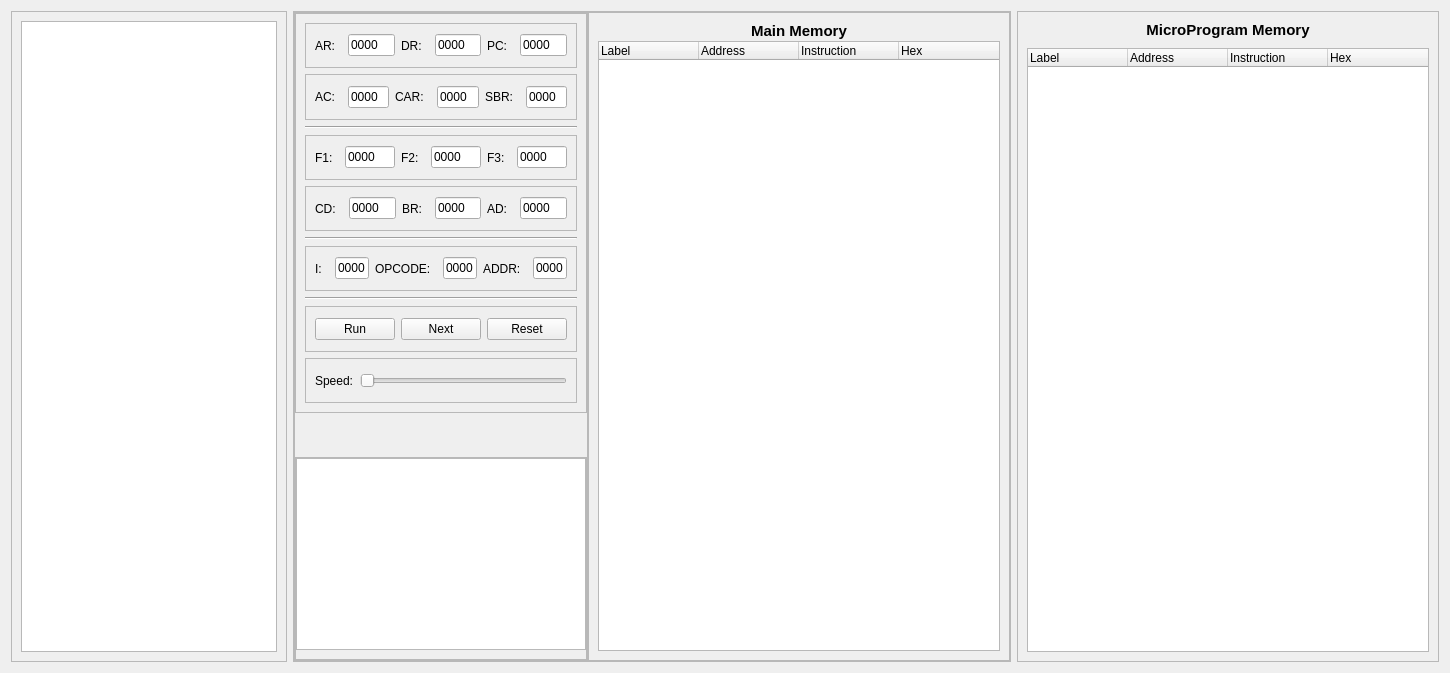
<?xml version="1.0" encoding="UTF-8"?>
<ui version="4.0">
 <class>ProgramTab</class>
 <widget class="QWidget" name="ProgramTab">
  <property name="geometry">
   <rect>
    <x>0</x>
    <y>0</y>
    <width>1245</width>
    <height>673</height>
   </rect>
  </property>
  <property name="windowTitle">
   <string>Form</string>
  </property>
  <layout class="QHBoxLayout" name="horizontalLayout">
   <item>
    <widget class="QFrame" name="frame">
     <property name="frameShape">
      <enum>QFrame::StyledPanel</enum>
     </property>
     <property name="frameShadow">
      <enum>QFrame::Raised</enum>
     </property>
     <layout class="QVBoxLayout" name="verticalLayout_5">
      <item alignment="Qt::AlignLeft">
       <widget class="QTextEdit" name="textEdit">
        <property name="sizePolicy">
         <sizepolicy hsizetype="Fixed" vsizetype="Expanding">
          <horstretch>0</horstretch>
          <verstretch>0</verstretch>
         </sizepolicy>
        </property>
       </widget>
      </item>
     </layout>
    </widget>
   </item>
   <item>
    <widget class="QFrame" name="frame_2">
     <property name="frameShape">
      <enum>QFrame::StyledPanel</enum>
     </property>
     <property name="frameShadow">
      <enum>QFrame::Raised</enum>
     </property>
     <layout class="QHBoxLayout" name="horizontalLayout_2">
      <property name="spacing">
       <number>0</number>
      </property>
      <property name="leftMargin">
       <number>0</number>
      </property>
      <property name="topMargin">
       <number>0</number>
      </property>
      <property name="rightMargin">
       <number>0</number>
      </property>
      <property name="bottomMargin">
       <number>0</number>
      </property>
      <item>
       <widget class="QFrame" name="frame_3">
        <property name="frameShape">
         <enum>QFrame::StyledPanel</enum>
        </property>
        <property name="frameShadow">
         <enum>QFrame::Raised</enum>
        </property>
        <layout class="QVBoxLayout" name="verticalLayout">
         <property name="spacing">
          <number>0</number>
         </property>
         <property name="leftMargin">
          <number>0</number>
         </property>
         <property name="topMargin">
          <number>0</number>
         </property>
         <property name="rightMargin">
          <number>0</number>
         </property>
         <property name="bottomMargin">
          <number>0</number>
         </property>
         <item>
          <widget class="QFrame" name="frame_5">
           <property name="sizePolicy">
            <sizepolicy hsizetype="Preferred" vsizetype="Fixed">
             <horstretch>0</horstretch>
             <verstretch>0</verstretch>
            </sizepolicy>
           </property>
           <property name="minimumSize">
            <size>
             <width>0</width>
             <height>400</height>
            </size>
           </property>
           <property name="frameShape">
            <enum>QFrame::StyledPanel</enum>
           </property>
           <property name="frameShadow">
            <enum>QFrame::Raised</enum>
           </property>
           <layout class="QVBoxLayout" name="verticalLayout_3">
            <item>
             <widget class="QFrame" name="frame_7">
              <property name="frameShape">
               <enum>QFrame::StyledPanel</enum>
              </property>
              <property name="frameShadow">
               <enum>QFrame::Raised</enum>
              </property>
              <layout class="QHBoxLayout" name="horizontalLayout_3">
               <item>
                <widget class="QLabel" name="label">
                 <property name="text">
                  <string>AR:  </string>
                 </property>
                </widget>
               </item>
               <item>
                <widget class="QLineEdit" name="lineEdit">
                 <property name="text">
                  <string>0000</string>
                 </property>
                </widget>
               </item>
               <item>
                <widget class="QLabel" name="label_2">
                 <property name="text">
                  <string>DR:  </string>
                 </property>
                </widget>
               </item>
               <item>
                <widget class="QLineEdit" name="lineEdit_2">
                 <property name="text">
                  <string>0000</string>
                 </property>
                </widget>
               </item>
               <item>
                <widget class="QLabel" name="label_3">
                 <property name="text">
                  <string>PC:  </string>
                 </property>
                </widget>
               </item>
               <item>
                <widget class="QLineEdit" name="lineEdit_3">
                 <property name="text">
                  <string>0000</string>
                 </property>
                </widget>
               </item>
              </layout>
             </widget>
            </item>
            <item>
             <widget class="QFrame" name="frame_9">
              <property name="frameShape">
               <enum>QFrame::StyledPanel</enum>
              </property>
              <property name="frameShadow">
               <enum>QFrame::Raised</enum>
              </property>
              <layout class="QHBoxLayout" name="horizontalLayout_4">
               <item>
                <widget class="QLabel" name="label_4">
                 <property name="text">
                  <string>AC:  </string>
                 </property>
                </widget>
               </item>
               <item>
                <widget class="QLineEdit" name="lineEdit_4">
                 <property name="text">
                  <string>0000</string>
                 </property>
                </widget>
               </item>
               <item>
                <widget class="QLabel" name="label_5">
                 <property name="text">
                  <string>CAR:  </string>
                 </property>
                </widget>
               </item>
               <item>
                <widget class="QLineEdit" name="lineEdit_5">
                 <property name="text">
                  <string>0000</string>
                 </property>
                </widget>
               </item>
               <item>
                <widget class="QLabel" name="label_6">
                 <property name="text">
                  <string>SBR:  </string>
                 </property>
                </widget>
               </item>
               <item>
                <widget class="QLineEdit" name="lineEdit_6">
                 <property name="text">
                  <string>0000</string>
                 </property>
                </widget>
               </item>
              </layout>
             </widget>
            </item>
            <item>
             <widget class="Line" name="line">
              <property name="orientation">
               <enum>Qt::Horizontal</enum>
              </property>
             </widget>
            </item>
            <item>
             <widget class="QFrame" name="frame_10">
              <property name="frameShape">
               <enum>QFrame::StyledPanel</enum>
              </property>
              <property name="frameShadow">
               <enum>QFrame::Raised</enum>
              </property>
              <layout class="QHBoxLayout" name="horizontalLayout_5">
               <item>
                <widget class="QLabel" name="label_7">
                 <property name="text">
                  <string>F1:  </string>
                 </property>
                </widget>
               </item>
               <item>
                <widget class="QLineEdit" name="lineEdit_7">
                 <property name="text">
                  <string>0000</string>
                 </property>
                </widget>
               </item>
               <item>
                <widget class="QLabel" name="label_8">
                 <property name="text">
                  <string>F2:  </string>
                 </property>
                </widget>
               </item>
               <item>
                <widget class="QLineEdit" name="lineEdit_8">
                 <property name="text">
                  <string>0000</string>
                 </property>
                </widget>
               </item>
               <item>
                <widget class="QLabel" name="label_9">
                 <property name="text">
                  <string>F3:  </string>
                 </property>
                </widget>
               </item>
               <item>
                <widget class="QLineEdit" name="lineEdit_9">
                 <property name="text">
                  <string>0000</string>
                 </property>
                </widget>
               </item>
              </layout>
             </widget>
            </item>
            <item>
             <widget class="QFrame" name="frame_11">
              <property name="frameShape">
               <enum>QFrame::StyledPanel</enum>
              </property>
              <property name="frameShadow">
               <enum>QFrame::Raised</enum>
              </property>
              <layout class="QHBoxLayout" name="horizontalLayout_6">
               <item>
                <widget class="QLabel" name="label_15">
                 <property name="text">
                  <string>CD:  </string>
                 </property>
                </widget>
               </item>
               <item>
                <widget class="QLineEdit" name="lineEdit_15">
                 <property name="text">
                  <string>0000</string>
                 </property>
                </widget>
               </item>
               <item>
                <widget class="QLabel" name="label_16">
                 <property name="text">
                  <string>BR:  </string>
                 </property>
                </widget>
               </item>
               <item>
                <widget class="QLineEdit" name="lineEdit_16">
                 <property name="text">
                  <string>0000</string>
                 </property>
                </widget>
               </item>
               <item>
                <widget class="QLabel" name="label_17">
                 <property name="text">
                  <string>AD:  </string>
                 </property>
                </widget>
               </item>
               <item>
                <widget class="QLineEdit" name="lineEdit_17">
                 <property name="text">
                  <string>0000</string>
                 </property>
                </widget>
               </item>
              </layout>
             </widget>
            </item>
            <item>
             <widget class="Line" name="line_2">
              <property name="orientation">
               <enum>Qt::Horizontal</enum>
              </property>
             </widget>
            </item>
            <item>
             <widget class="QFrame" name="frame_12">
              <property name="frameShape">
               <enum>QFrame::StyledPanel</enum>
              </property>
              <property name="frameShadow">
               <enum>QFrame::Raised</enum>
              </property>
              <layout class="QHBoxLayout" name="horizontalLayout_7">
               <item>
                <widget class="QLabel" name="label_18">
                 <property name="text">
                  <string>I:  </string>
                 </property>
                </widget>
               </item>
               <item>
                <widget class="QLineEdit" name="lineEdit_18">
                 <property name="text">
                  <string>0000</string>
                 </property>
                </widget>
               </item>
               <item>
                <widget class="QLabel" name="label_19">
                 <property name="text">
                  <string>OPCODE:  </string>
                 </property>
                </widget>
               </item>
               <item>
                <widget class="QLineEdit" name="lineEdit_19">
                 <property name="text">
                  <string>0000</string>
                 </property>
                </widget>
               </item>
               <item>
                <widget class="QLabel" name="label_20">
                 <property name="text">
                  <string>ADDR:  </string>
                 </property>
                </widget>
               </item>
               <item>
                <widget class="QLineEdit" name="lineEdit_20">
                 <property name="text">
                  <string>0000</string>
                 </property>
                </widget>
               </item>
              </layout>
             </widget>
            </item>
            <item>
             <widget class="Line" name="line_3">
              <property name="orientation">
               <enum>Qt::Horizontal</enum>
              </property>
             </widget>
            </item>
            <item>
             <widget class="QFrame" name="frame_13">
              <property name="frameShape">
               <enum>QFrame::StyledPanel</enum>
              </property>
              <property name="frameShadow">
               <enum>QFrame::Raised</enum>
              </property>
              <layout class="QHBoxLayout" name="horizontalLayout_8">
               <item>
                <widget class="QPushButton" name="pushButton">
                 <property name="text">
                  <string>Run</string>
                 </property>
                </widget>
               </item>
               <item>
                <widget class="QPushButton" name="pushButton_2">
                 <property name="text">
                  <string>Next</string>
                 </property>
                </widget>
               </item>
               <item>
                <widget class="QPushButton" name="pushButton_3">
                 <property name="text">
                  <string>Reset</string>
                 </property>
                </widget>
               </item>
              </layout>
             </widget>
            </item>
            <item>
             <widget class="QFrame" name="frame_14">
              <property name="frameShape">
               <enum>QFrame::StyledPanel</enum>
              </property>
              <property name="frameShadow">
               <enum>QFrame::Raised</enum>
              </property>
              <layout class="QHBoxLayout" name="horizontalLayout_9">
               <item>
                <widget class="QLabel" name="label_22">
                 <property name="text">
                  <string>Speed:</string>
                 </property>
                </widget>
               </item>
               <item>
                <widget class="QSlider" name="horizontalSlider_2">
                 <property name="orientation">
                  <enum>Qt::Horizontal</enum>
                 </property>
                </widget>
               </item>
              </layout>
             </widget>
            </item>
           </layout>
          </widget>
         </item>
         <item alignment="Qt::AlignBottom">
          <widget class="QFrame" name="frame_6">
           <property name="frameShape">
            <enum>QFrame::StyledPanel</enum>
           </property>
           <property name="frameShadow">
            <enum>QFrame::Raised</enum>
           </property>
           <layout class="QVBoxLayout" name="verticalLayout_4">
            <property name="spacing">
             <number>0</number>
            </property>
            <property name="leftMargin">
             <number>0</number>
            </property>
            <property name="topMargin">
             <number>0</number>
            </property>
            <property name="rightMargin">
             <number>0</number>
            </property>
            <property name="bottomMargin">
             <number>9</number>
            </property>
            <item alignment="Qt::AlignBottom">
             <widget class="QTextEdit" name="textEdit_2">
              <property name="palette">
               <palette>
                <active>
                 <colorrole role="Button">
                  <brush brushstyle="SolidPattern">
                   <color alpha="255">
                    <red>0</red>
                    <green>0</green>
                    <blue>0</blue>
                   </color>
                  </brush>
                 </colorrole>
                 <colorrole role="Light">
                  <brush brushstyle="SolidPattern">
                   <color alpha="255">
                    <red>0</red>
                    <green>0</green>
                    <blue>0</blue>
                   </color>
                  </brush>
                 </colorrole>
                 <colorrole role="Midlight">
                  <brush brushstyle="SolidPattern">
                   <color alpha="255">
                    <red>0</red>
                    <green>0</green>
                    <blue>0</blue>
                   </color>
                  </brush>
                 </colorrole>
                 <colorrole role="Text">
                  <brush brushstyle="SolidPattern">
                   <color alpha="255">
                    <red>255</red>
                    <green>255</green>
                    <blue>255</blue>
                   </color>
                  </brush>
                 </colorrole>
                 <colorrole role="Base">
                  <brush brushstyle="SolidPattern">
                   <color alpha="255">
                    <red>0</red>
                    <green>0</green>
                    <blue>0</blue>
                   </color>
                  </brush>
                 </colorrole>
                 <colorrole role="Window">
                  <brush brushstyle="SolidPattern">
                   <color alpha="255">
                    <red>0</red>
                    <green>0</green>
                    <blue>0</blue>
                   </color>
                  </brush>
                 </colorrole>
                 <colorrole role="HighlightedText">
                  <brush brushstyle="SolidPattern">
                   <color alpha="255">
                    <red>0</red>
                    <green>0</green>
                    <blue>0</blue>
                   </color>
                  </brush>
                 </colorrole>
                 <colorrole role="AlternateBase">
                  <brush brushstyle="SolidPattern">
                   <color alpha="255">
                    <red>0</red>
                    <green>0</green>
                    <blue>0</blue>
                   </color>
                  </brush>
                 </colorrole>
                </active>
                <inactive>
                 <colorrole role="Button">
                  <brush brushstyle="SolidPattern">
                   <color alpha="255">
                    <red>240</red>
                    <green>240</green>
                    <blue>240</blue>
                   </color>
                  </brush>
                 </colorrole>
                 <colorrole role="Light">
                  <brush brushstyle="SolidPattern">
                   <color alpha="255">
                    <red>255</red>
                    <green>255</green>
                    <blue>255</blue>
                   </color>
                  </brush>
                 </colorrole>
                 <colorrole role="Midlight">
                  <brush brushstyle="SolidPattern">
                   <color alpha="255">
                    <red>227</red>
                    <green>227</green>
                    <blue>227</blue>
                   </color>
                  </brush>
                 </colorrole>
                 <colorrole role="Text">
                  <brush brushstyle="SolidPattern">
                   <color alpha="255">
                    <red>0</red>
                    <green>0</green>
                    <blue>0</blue>
                   </color>
                  </brush>
                 </colorrole>
                 <colorrole role="Base">
                  <brush brushstyle="SolidPattern">
                   <color alpha="255">
                    <red>255</red>
                    <green>255</green>
                    <blue>255</blue>
                   </color>
                  </brush>
                 </colorrole>
                 <colorrole role="Window">
                  <brush brushstyle="SolidPattern">
                   <color alpha="255">
                    <red>240</red>
                    <green>240</green>
                    <blue>240</blue>
                   </color>
                  </brush>
                 </colorrole>
                 <colorrole role="HighlightedText">
                  <brush brushstyle="SolidPattern">
                   <color alpha="255">
                    <red>0</red>
                    <green>0</green>
                    <blue>0</blue>
                   </color>
                  </brush>
                 </colorrole>
                 <colorrole role="AlternateBase">
                  <brush brushstyle="SolidPattern">
                   <color alpha="255">
                    <red>245</red>
                    <green>245</green>
                    <blue>245</blue>
                   </color>
                  </brush>
                 </colorrole>
                </inactive>
                <disabled>
                 <colorrole role="Button">
                  <brush brushstyle="SolidPattern">
                   <color alpha="255">
                    <red>0</red>
                    <green>0</green>
                    <blue>0</blue>
                   </color>
                  </brush>
                 </colorrole>
                 <colorrole role="Light">
                  <brush brushstyle="SolidPattern">
                   <color alpha="255">
                    <red>0</red>
                    <green>0</green>
                    <blue>0</blue>
                   </color>
                  </brush>
                 </colorrole>
                 <colorrole role="Midlight">
                  <brush brushstyle="SolidPattern">
                   <color alpha="255">
                    <red>0</red>
                    <green>0</green>
                    <blue>0</blue>
                   </color>
                  </brush>
                 </colorrole>
                 <colorrole role="Text">
                  <brush brushstyle="SolidPattern">
                   <color alpha="255">
                    <red>255</red>
                    <green>255</green>
                    <blue>255</blue>
                   </color>
                  </brush>
                 </colorrole>
                 <colorrole role="Base">
                  <brush brushstyle="SolidPattern">
                   <color alpha="255">
                    <red>106</red>
                    <green>106</green>
                    <blue>106</blue>
                   </color>
                  </brush>
                 </colorrole>
                 <colorrole role="Window">
                  <brush brushstyle="SolidPattern">
                   <color alpha="255">
                    <red>0</red>
                    <green>0</green>
                    <blue>0</blue>
                   </color>
                  </brush>
                 </colorrole>
                 <colorrole role="HighlightedText">
                  <brush brushstyle="SolidPattern">
                   <color alpha="255">
                    <red>255</red>
                    <green>255</green>
                    <blue>255</blue>
                   </color>
                  </brush>
                 </colorrole>
                 <colorrole role="AlternateBase">
                  <brush brushstyle="SolidPattern">
                   <color alpha="255">
                    <red>245</red>
                    <green>245</green>
                    <blue>245</blue>
                   </color>
                  </brush>
                 </colorrole>
                </disabled>
               </palette>
              </property>
              <property name="frameShadow">
               <enum>QFrame::Sunken</enum>
              </property>
             </widget>
            </item>
           </layout>
          </widget>
         </item>
        </layout>
       </widget>
      </item>
      <item>
       <widget class="QFrame" name="frame_4">
        <property name="frameShape">
         <enum>QFrame::StyledPanel</enum>
        </property>
        <property name="frameShadow">
         <enum>QFrame::Raised</enum>
        </property>
        <layout class="QVBoxLayout" name="verticalLayout_2">
         <property name="spacing">
          <number>1</number>
         </property>
         <property name="leftMargin">
          <number>9</number>
         </property>
         <property name="topMargin">
          <number>9</number>
         </property>
         <property name="rightMargin">
          <number>9</number>
         </property>
         <property name="bottomMargin">
          <number>9</number>
         </property>
         <item>
          <widget class="QLabel" name="label_10">
           <property name="font">
            <font>
             <pointsize>11</pointsize>
             <bold>true</bold>
            </font>
           </property>
           <property name="text">
            <string>Main Memory</string>
           </property>
           <property name="alignment">
            <set>Qt::AlignCenter</set>
           </property>
           <property name="margin">
            <number>6</number>
           </property>
          </widget>
         </item>
         <item>
          <widget class="QTableWidget" name="tableWidget">
           <property name="sizePolicy">
            <sizepolicy hsizetype="Fixed" vsizetype="Expanding">
             <horstretch>0</horstretch>
             <verstretch>0</verstretch>
            </sizepolicy>
           </property>
           <property name="minimumSize">
            <size>
             <width>402</width>
             <height>0</height>
            </size>
           </property>
           <column>
            <property name="text">
             <string>Label</string>
            </property>
            <property name="textAlignment">
             <set>AlignLeading|AlignVCenter</set>
            </property>
           </column>
           <column>
            <property name="text">
             <string>Address</string>
            </property>
            <property name="textAlignment">
             <set>AlignLeading|AlignVCenter</set>
            </property>
           </column>
           <column>
            <property name="text">
             <string>Instruction</string>
            </property>
            <property name="textAlignment">
             <set>AlignLeading|AlignVCenter</set>
            </property>
           </column>
           <column>
            <property name="text">
             <string>Hex</string>
            </property>
            <property name="textAlignment">
             <set>AlignLeading|AlignVCenter</set>
            </property>
           </column>
          </widget>
         </item>
        </layout>
       </widget>
      </item>
     </layout>
    </widget>
   </item>
   <item>
    <widget class="QFrame" name="frame_8">
     <property name="frameShape">
      <enum>QFrame::StyledPanel</enum>
     </property>
     <property name="frameShadow">
      <enum>QFrame::Raised</enum>
     </property>
     <layout class="QVBoxLayout" name="verticalLayout_6">
      <property name="spacing">
       <number>9</number>
      </property>
      <property name="leftMargin">
       <number>9</number>
      </property>
      <property name="topMargin">
       <number>9</number>
      </property>
      <property name="rightMargin">
       <number>9</number>
      </property>
      <property name="bottomMargin">
       <number>9</number>
      </property>
      <item>
       <widget class="QLabel" name="label_11">
        <property name="font">
         <font>
          <pointsize>11</pointsize>
          <bold>true</bold>
         </font>
        </property>
        <property name="text">
         <string>MicroProgram Memory</string>
        </property>
        <property name="alignment">
         <set>Qt::AlignCenter</set>
        </property>
        <property name="margin">
         <number>6</number>
        </property>
       </widget>
      </item>
      <item>
       <widget class="QTableWidget" name="tableWidget_2">
        <property name="sizePolicy">
         <sizepolicy hsizetype="Fixed" vsizetype="Expanding">
          <horstretch>0</horstretch>
          <verstretch>0</verstretch>
         </sizepolicy>
        </property>
        <property name="minimumSize">
         <size>
          <width>402</width>
          <height>0</height>
         </size>
        </property>
        <column>
         <property name="text">
          <string>Label</string>
         </property>
         <property name="textAlignment">
          <set>AlignLeading|AlignVCenter</set>
         </property>
        </column>
        <column>
         <property name="text">
          <string>Address</string>
         </property>
         <property name="textAlignment">
          <set>AlignLeading|AlignVCenter</set>
         </property>
        </column>
        <column>
         <property name="text">
          <string>Instruction</string>
         </property>
         <property name="textAlignment">
          <set>AlignLeading|AlignVCenter</set>
         </property>
        </column>
        <column>
         <property name="text">
          <string>Hex</string>
         </property>
         <property name="textAlignment">
          <set>AlignLeading|AlignVCenter</set>
         </property>
        </column>
       </widget>
      </item>
     </layout>
    </widget>
   </item>
  </layout>
 </widget>
 <resources/>
 <connections/>
</ui>
